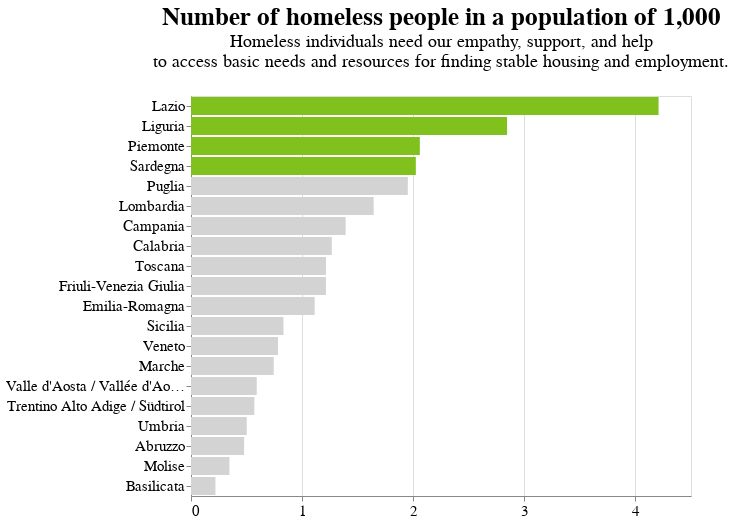

Write notebook code for a chart like this one.
### Markdown cell above
# Adding a context

### Code cell
chart = alt.Chart(df3).mark_bar().encode(
    y = alt.Y('Territory', sort='-x', axis=alt.Axis(title='')),
    x = alt.X('Ratio', axis=alt.Axis(tickCount=4,title='')),
    color=alt.condition(alt.datum.Ratio > 2, alt.value(iColor), alt.value('lightgray'))
   
).properties(width=500,title=alt.TitleParams(
    text=['Number of homeless people in a population of 1,000'],
    subtitle=['Homeless individuals need our empathy, support, and help', 'to access basic needs and resources for finding stable housing and employment.'],
    subtitleFontSize=18
))


configure_layout(chart)

### Figure 1 — Vega-Lite specification as saved in the notebook (floating-point values rounded to 4 significant figures)
{"config": {"view": {"continuousWidth": 400, "continuousHeight": 300}, "axis": {"labelFontSize": 15, "titleFontSize": 20}, "legend": {"labelFontSize": 15, "titleFontSize": 20}, "title": {"fontSize": 25, "offset": 25}}, "data": {"name": "data-6f1016a855a1815fe822fd0b44ed65d6"}, "mark": "bar", "encoding": {"color": {"condition": {"value": "#80C11E", "test": "(datum.Ratio > 2)"}, "value": "lightgray"}, "x": {"axis": {"tickCount": 4, "title": ""}, "field": "Ratio", "type": "quantitative"}, "y": {"axis": {"title": ""}, "field": "Territory", "sort": "-x", "type": "nominal"}}, "title": {"text": ["Number of homeless people in a population of 1,000"], "subtitle": ["Homeless individuals need our empathy, support, and help", "to access basic needs and resources for finding stable housing and employment."], "subtitleFontSize": 18}, "width": 500, "$schema": "https://vega.github.io/schema/vega-lite/v4.17.0.json", "datasets": {"data-6f1016a855a1815fe822fd0b44ed65d6": [{"ITTER107": "ITF1", "Value_pop": 1275950, "Territory": "Abruzzo", "Value_hom": 610, "Ratio": 0.4781}, {"ITTER107": "ITF5", "Value_pop": 541168, "Territory": "Basilicata", "Value_hom": 119, "Ratio": 0.2199}, {"ITTER107": "ITF6", "Value_pop": 1855454, "Territory": "Calabria", "Value_hom": 2351, "Ratio": 1.267}, {"ITTER107": "ITF3", "Value_pop": 5624420, "Territory": "Campania", "Value_hom": 7828, "Ratio": 1.392}, {"ITTER107": "ITD5", "Value_pop": 4425366, "Territory": "Emilia-Romagna", "Value_hom": 4926, "Ratio": 1.113}, {"ITTER107": "ITD4", "Value_pop": 1194647, "Territory": "Friuli-Venezia Giulia", "Value_hom": 1451, "Ratio": 1.215}, {"ITTER107": "ITE4", "Value_pop": 5714882, "Territory": "Lazio", "Value_hom": 24049, "Ratio": 4.208}, {"ITTER107": "ITC3", "Value_pop": 1509227, "Territory": "Liguria", "Value_hom": 4293, "Ratio": 2.845}, {"ITTER107": "ITC4", "Value_pop": 9943004, "Territory": "Lombardia", "Value_hom": 16346, "Ratio": 1.644}, {"ITTER107": "ITE3", "Value_pop": 1487150, "Territory": "Marche", "Value_hom": 1107, "Ratio": 0.7444}, {"ITTER107": "ITF2", "Value_pop": 292150, "Territory": "Molise", "Value_hom": 101, "Ratio": 0.3457}, {"ITTER107": "ITC1", "Value_pop": 4256350, "Territory": "Piemonte", "Value_hom": 8766, "Ratio": 2.06}, {"ITTER107": "ITF4", "Value_pop": 3922941, "Territory": "Puglia", "Value_hom": 7655, "Ratio": 1.951}, {"ITTER107": "ITG2", "Value_pop": 1587413, "Territory": "Sardegna", "Value_hom": 3212, "Ratio": 2.023}, {"ITTER107": "ITG1", "Value_pop": 4833329, "Territory": "Sicilia", "Value_hom": 4023, "Ratio": 0.8323}, {"ITTER107": "ITE1", "Value_pop": 3663191, "Territory": "Toscana", "Value_hom": 4450, "Ratio": 1.215}, {"ITTER107": "ITDA", "Value_pop": 1073574, "Territory": "Trentino Alto Adige / Südtirol", "Value_hom": 612, "Ratio": 0.5701}, {"ITTER107": "ITE2", "Value_pop": 858812, "Territory": "Umbria", "Value_hom": 431, "Ratio": 0.5019}, {"ITTER107": "ITC2", "Value_pop": 123360, "Territory": "Valle d'Aosta / Vallée d'Aoste", "Value_hom": 73, "Ratio": 0.5918}, {"ITTER107": "ITD3", "Value_pop": 4847745, "Territory": "Veneto", "Value_hom": 3794, "Ratio": 0.7826}]}}
